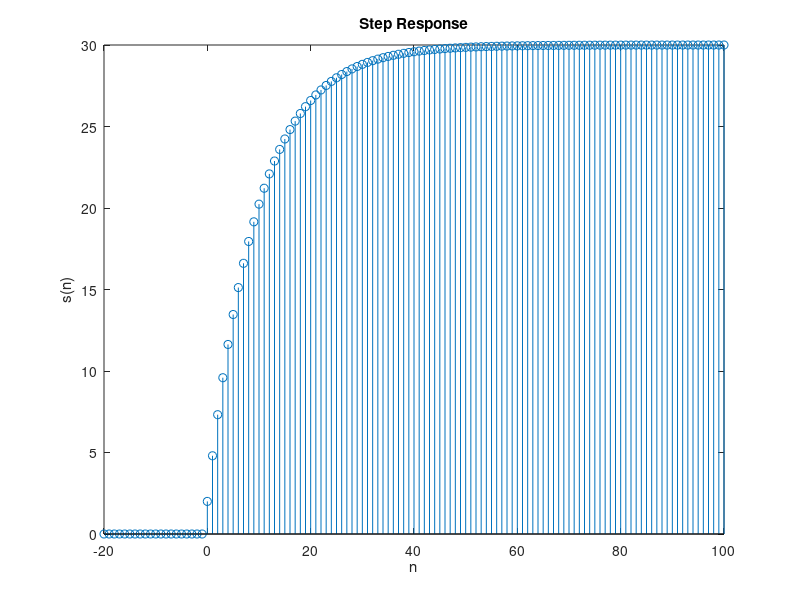

Write MATLAB code to recreate this figure.
b = [2 ,1]; a = [1, -0.9]; n = [-20:100];
x = (n-0) >= 0; % x = stepseq(0,-10,120);
s = filter(b,a,x);
stem(n,s);
title('Step Response');
xlabel('n'); ylabel('s(n)')